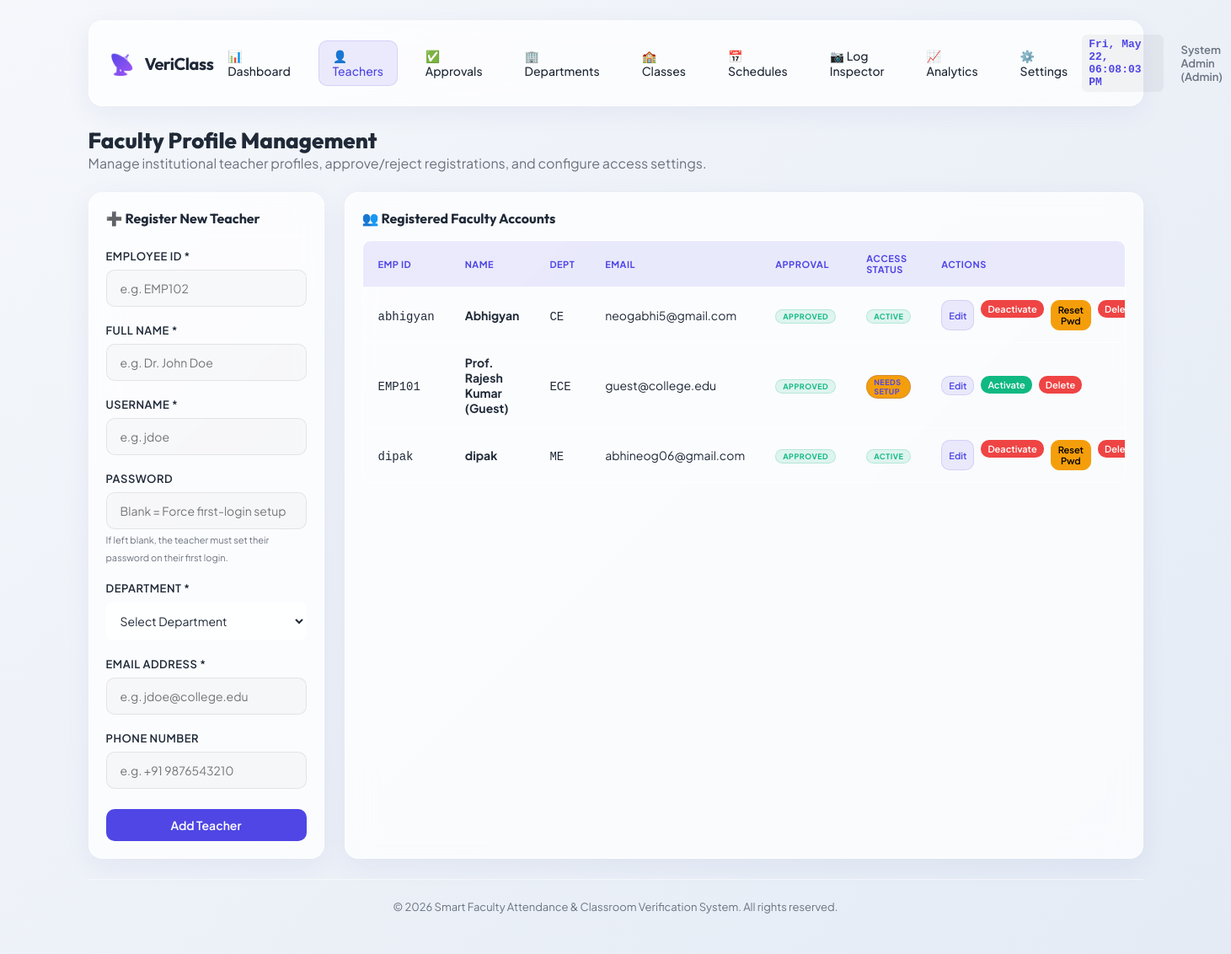
Before: /admin/teachers (signed in) with the older database file.
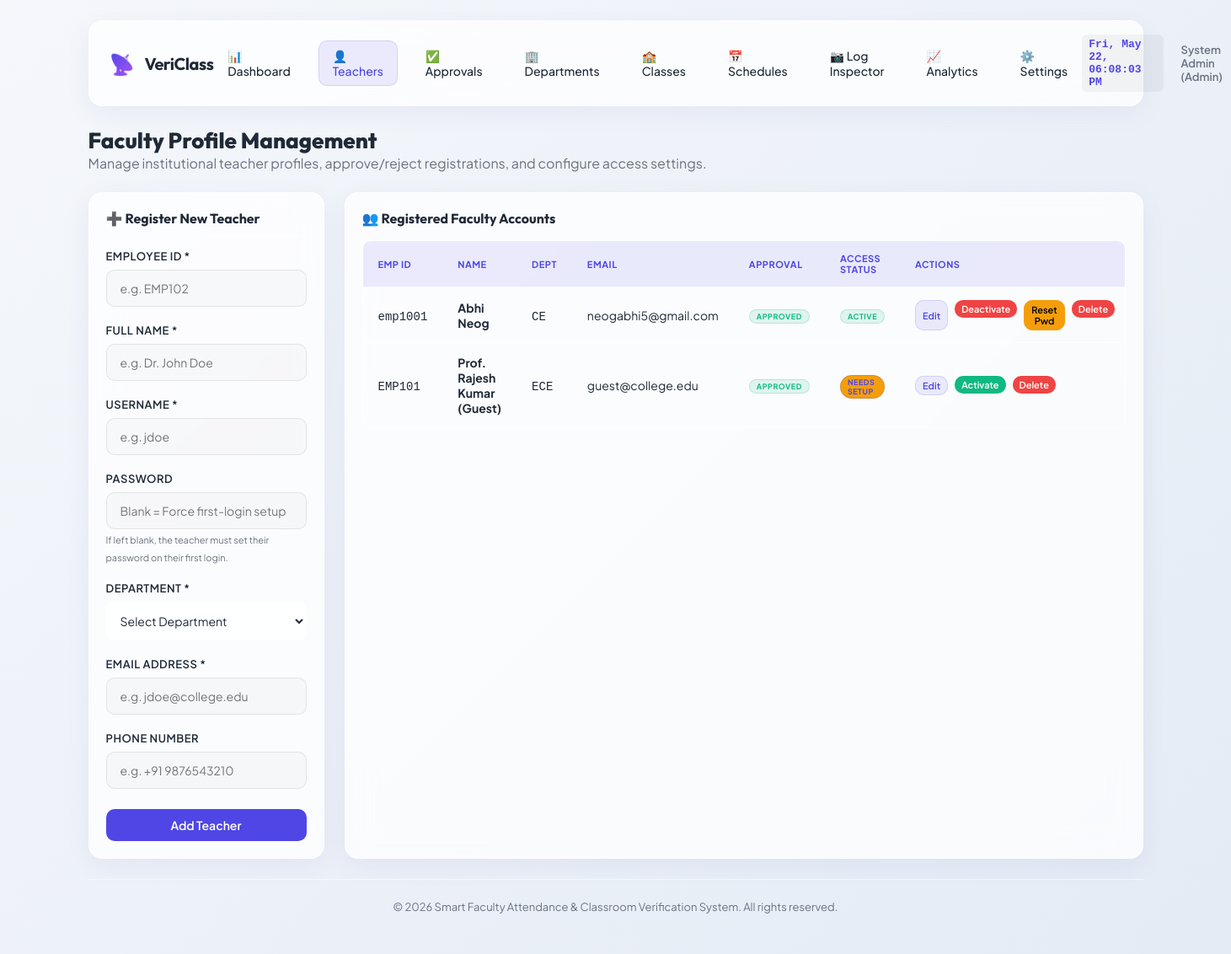
After: the same page with the newer database file.
### models.py (models this page shows, shortened)
class TeacherProfile(db.Model):
    __tablename__ = 'teacher_profiles'
    id = db.Column(db.Integer, primary_key=True)
    user_id = db.Column(db.Integer, db.ForeignKey('users.id', ondelete='CASCADE'), unique=True, nullable=False)
    employee_id = db.Column(db.String(50), unique=True, nullable=False, index=True)
    name = db.Column(db.String(120), nullable=False)
    phone = db.Column(db.String(20), nullable=True)
    department_id = db.Column(db.Integer, db.ForeignKey('departments.id', ondelete='SET NULL'), nullable=True)
    approval_status = db.Column(db.String(20), default='Pending', nullable=False) # 'Pending', 'Approved', 'Rejected'
    approved_by_id = db.Column(db.Integer, db.ForeignKey('users.id'), nullable=True)
    approved_at = db.Column(db.DateTime, nullable=True)
    user = db.relationship('User', foreign_keys=[user_id], back_populates='profile', lazy=True)
    approver = db.relationship('User', foreign_keys=[approved_by_id], lazy=True)
    timetables = db.relationship('Timetable', backref='teacher_profile', cascade="all, delete-orphan", lazy=True)
    attendance_logs = db.relationship('AttendanceLog', backref='teacher_profile', cascade="all, delete-orphan", lazy=True)

class Department(db.Model):
    __tablename__ = 'departments'
    id = db.Column(db.Integer, primary_key=True)
    name = db.Column(db.String(100), unique=True, nullable=False)
    code = db.Column(db.String(20), unique=True, nullable=False) # e.g. 'CSE', 'ECE'
    teachers = db.relationship('TeacherProfile', backref='department', lazy=True)

class User(db.Model):
    __tablename__ = 'users'
    id = db.Column(db.Integer, primary_key=True)
    username = db.Column(db.String(80), unique=True, nullable=False, index=True)
    password_hash = db.Column(db.String(255), nullable=True) # Nullable for first-time password setup
    role_id = db.Column(db.Integer, db.ForeignKey('roles.id'), nullable=False)
    email = db.Column(db.String(120), unique=True, nullable=False, index=True)
    is_active = db.Column(db.Boolean, default=True)
    needs_password_setup = db.Column(db.Boolean, default=False)
    created_at = db.Column(db.DateTime, default=datetime.utcnow)
    profile = db.relationship('TeacherProfile', foreign_keys='TeacherProfile.user_id', back_populates='user', uselist=False, cascade="all, delete-orphan", lazy=True)

### app.py (the view, shortened to what this page needs)
@app.route('/admin/teachers', methods=['GET', 'POST'])
def admin_teachers():
    if not is_logged_in() or session.get('role') != 'admin':
        flash("Access Denied.", "danger")
        return redirect(url_for('login'))
    departments = Department.query.order_by(Department.name).all()
    teacher_role = Role.query.filter_by(name='teacher').first()
    profiles = TeacherProfile.query.order_by(TeacherProfile.name).all()
    edit_profile = None
    edit_id = request.args.get('edit_id')
    if edit_id:
        edit_profile = TeacherProfile.query.get(int(edit_id))
    return render_template('admin_teachers.html',
                           teachers=profiles,
                           departments=departments,
                           edit_teacher=edit_profile)

### app.py (called while the page is built)
def is_logged_in():
    return 'user_id' in session

### templates/admin_teachers.html (shortened to what this page needs)
{% extends "base.html" %}
{% block content %}
<div style="margin-bottom: 24px;">
    <h2 style="font-family: var(--font-title); font-size: 26px; font-weight: 800;">Faculty Profile Management</h2>
    <p style="color: var(--color-text-muted);">Manage institutional teacher profiles, approve/reject registrations, and configure access settings.</p>
</div>
<div class="grid-sidebar">
    <div class="glass-card" style="padding: 20px; align-self: flex-start;">
        <h3 style="font-family: var(--font-title); font-size: 16px; margin-bottom: 16px; border-bottom: 1px solid var(--border-card); padding-bottom: 10px;">
            {% if edit_teacher %}📝 Edit Faculty Profile{% else %}➕ Register New Teacher{% endif %}
        </h3>
        <form action="{{ url_for('admin_teachers') }}" method="POST">
            <div class="form-group">
                <label class="form-label" for="employee_id">Employee ID *</label>
                <input class="form-control" type="text" id="employee_id" name="employee_id" value="{{ edit_teacher.employee_id if edit_teacher else '' }}" placeholder="e.g. EMP102" required {% if edit_teacher %}readonly{% endif %}>
            </div>
            <div class="form-group" style="margin-top: 12px;">
                <label class="form-label" for="name">Full Name *</label>
                <input class="form-control" type="text" id="name" name="name" value="{{ edit_teacher.name if edit_teacher else '' }}" placeholder="e.g. Dr. John Doe" required>
            </div>
            <div class="form-group" style="margin-top: 12px;">
                <label class="form-label" for="username">Username *</label>
                <input class="form-control" type="text" id="username" name="username" value="{{ edit_teacher.username if edit_teacher else '' }}" placeholder="e.g. jdoe" required {% if edit_teacher %}readonly{% endif %}>
            </div>
            <div class="form-group" style="margin-top: 12px;">
                <label class="form-label" for="password">Password</label>
                <input class="form-control" type="password" id="password" name="password" placeholder="{% if edit_teacher %}Leave blank to keep current{% else %}Blank = Force first-login setup{% endif %}">
                {% if not edit_teacher %}
                <small style="color: var(--color-text-muted); font-size: 11px;">If left blank, the teacher must set their password on their first login.</small>
                {% endif %}
            </div>
            <div class="form-group" style="margin-top: 12px;">
                <label class="form-label" for="department_id">Department *</label>
                <select class="form-control" id="department_id" name="department_id" required style="background-color: var(--bg-card); color: var(--color-text); border: 1px solid var(--border-card); padding: 12px; border-radius: 8px;">
                    <option value="" disabled selected>Select Department</option>
                </select>
            </div>
            <div class="form-group" style="margin-top: 12px;">
                <label class="form-label" for="email">Email Address *</label>
                <input class="form-control" type="email" id="email" name="email" value="{{ edit_teacher.user.email if edit_teacher and edit_teacher.user else '' }}" placeholder="e.g. jdoe@college.edu" required>
            </div>
            <div class="form-group" style="margin-top: 12px; margin-bottom: 24px;">
                <label class="form-label" for="phone">Phone Number</label>
                <input class="form-control" type="text" id="phone" name="phone" value="{{ edit_teacher.phone if edit_teacher else '' }}" placeholder="e.g. +91 9876543210">
            </div>
            <div style="display: flex; gap: 10px;">
                <button class="btn btn-primary" type="submit" style="flex: 1;">
                    {% if edit_teacher %}Save Changes{% else %}Add Teacher{% endif %}
                </button>
            </div>
        </form>
    </div>
    <div class="glass-card" style="padding: 20px; overflow: hidden;">
        <h3 style="font-family: var(--font-title); font-size: 16px; margin-bottom: 16px;">👥 Registered Faculty Accounts</h3>
        <div class="table-responsive">
            <table class="custom-table">
                <thead>
                    <tr>
                        <th>Emp ID</th>
                        <th>Name</th>
                        <th>Dept</th>
                        <th>Email</th>
                        <th>Approval</th>
                        <th>Access Status</th>
                        <th>Actions</th>
                    </tr>
                </thead>
                <tbody>
                    {% if teachers %}
                        {% for teacher in teachers %}
                            <tr>
                                <td><code>{{ teacher.employee_id }}</code></td>
                                <td style="font-weight: 700;">{{ teacher.name }}</td>
                                <td><code>{{ teacher.department.code if teacher.department else 'N/A' }}</code></td>
                                <td>{{ teacher.user.email if teacher.user else 'N/A' }}</td>
                                <td>
                                    <span class="badge {% if teacher.approval_status == 'Approved' %}badge-approved{% elif teacher.approval_status == 'Pending' %}badge-pending{% else %}badge-rejected{% endif %}" style="font-size: 9px; padding: 2px 8px;">
                                        {{ teacher.approval_status }}
                                    </span>
                                </td>
                                <td>
                                    {% if teacher.user %}
                                        {% if teacher.user.needs_password_setup %}
                                            <span class="badge badge-pending" style="font-size: 9px; padding: 2px 8px; background-color: var(--color-warning);">Needs Setup</span>
                                        {% elif teacher.user.is_active %}
                                            <span class="badge badge-approved" style="font-size: 9px; padding: 2px 8px;">Active</span>
                                        {% else %}
                                            <span class="badge badge-rejected" style="font-size: 9px; padding: 2px 8px;">Disabled</span>
                                        {% endif %}
                                    {% else %}
                                        <span class="badge badge-rejected" style="font-size: 9px; padding: 2px 8px;">No User</span>
                                    {% endif %}
                                </td>
                                <td>
                                    <div style="display: flex; gap: 8px;">
                                        <a href="?edit_id={{ teacher.id }}" class="btn btn-secondary" style="padding: 4px 8px; font-size: 11px;">Edit</a>
                                        {% if teacher.user %}
                                            <form action="{{ url_for('admin_teachers') }}" method="POST" style="display: inline;" onsubmit="return confirm('Toggle status for this teacher?');">
                                                <button type="submit" class="btn {% if teacher.user.is_active %}btn-danger{% else %}btn-success{% endif %}" style="padding: 4px 8px; font-size: 11px;">
                                                    {{ 'Deactivate' if teacher.user.is_active else 'Activate' }}
                                                </button>
                                            </form>
                                            {% if not teacher.user.needs_password_setup %}
                                                <form action="{{ url_for('admin_teachers') }}" method="POST" style="display: inline;" onsubmit="return confirm('Force credential reset? This deletes their password and forces first-login setup.');">
                                                    <button type="submit" class="btn btn-secondary" style="padding: 4px 8px; font-size: 11px; background-color: var(--color-warning); color: #000; border-color: var(--color-warning);">
                                                        Reset Pwd
                                                    </button>
                                                </form>
                                            {% endif %}
                                        {% endif %}
                                        <form action="{{ url_for('admin_teachers') }}" method="POST" style="display: inline;" onsubmit="return confirm('PERMANENTLY delete this faculty profile and all their history?');">
                                            <button type="submit" class="btn btn-danger" style="padding: 4px 8px; font-size: 11px;">
                                                Delete
                                            </button>
                                        </form>
                                    </div>
                                </td>
                            </tr>
                        {% endfor %}
                    {% else %}
                        <tr>
                            <td colspan="7" style="text-align: center; color: var(--color-text-muted); padding: 30px;">No teachers registered yet. Add one on the left.</td>
                        </tr>
                    {% endif %}
                </tbody>
            </table>
        </div>
    </div>
</div>
{% endblock %}

### templates/base.html (shortened to what this page needs)
<!DOCTYPE html>
<html lang="en" data-theme="dark">
<head>
    <link rel="stylesheet" href="{{ url_for('static', filename='css/style.css') }}">
</head>
<body>
    <div class="app-container">
        <header class="app-header">
            <div class="logo-section">
                <span class="logo-icon">📡</span>
                <span class="logo-text">VeriClass</span>
            </div>
            {% if session.get('user_id') %}
            <nav class="nav-links">
                {% if session.get('role') == 'admin' %}
                    <a href="{{ url_for('admin_dashboard') }}" class="nav-item {% if request.endpoint == 'admin_dashboard' %}active{% endif %}">📊 Dashboard</a>
                    <a href="{{ url_for('admin_teachers') }}" class="nav-item {% if request.endpoint == 'admin_teachers' %}active{% endif %}">👤 Teachers</a>
                    <a href="{{ url_for('admin_approvals') }}" class="nav-item {% if request.endpoint == 'admin_approvals' %}active{% endif %}">✅ Approvals</a>
                    <a href="{{ url_for('admin_departments') }}" class="nav-item {% if request.endpoint == 'admin_departments' %}active{% endif %}">🏢 Departments</a>
                    <a href="{{ url_for('admin_classes') }}" class="nav-item {% if request.endpoint == 'admin_classes' %}active{% endif %}">🏫 Classes</a>
                    <a href="{{ url_for('admin_timetable') }}" class="nav-item {% if request.endpoint == 'admin_timetable' %}active{% endif %}">📅 Schedules</a>
                    <a href="{{ url_for('admin_attendance') }}" class="nav-item {% if request.endpoint == 'admin_attendance' %}active{% endif %}">📷 Log Inspector</a>
                    <a href="{{ url_for('admin_reports') }}" class="nav-item {% if request.endpoint == 'admin_reports' %}active{% endif %}">📈 Analytics</a>
                    <a href="{{ url_for('admin_settings') }}" class="nav-item {% if request.endpoint == 'admin_settings' %}active{% endif %}">⚙️ Settings</a>
                {% else %}
                    <a href="{{ url_for('teacher_dashboard') }}" class="nav-item {% if request.endpoint == 'teacher_dashboard' %}active{% endif %}">🏫 My Schedule</a>
                {% endif %}
            </nav>
            <div class="user-profile">
                <span id="liveClock" style="font-family: monospace; font-size: 13px; font-weight: 700; color: var(--color-primary); background: rgba(0,0,0,0.04); padding: 4px 8px; border-radius: 6px; margin-right: 8px;"></span>
                <span style="font-size: 13px; font-weight: 600; color: var(--color-text-muted);">
                    {{ session.get('name') }} ({{ session.get('role')|capitalize }})
                </span>
            </div>
            {% else %}
            <div class="user-profile">
                <span id="liveClock" style="font-family: monospace; font-size: 13px; font-weight: 700; color: var(--color-primary); background: rgba(0,0,0,0.04); padding: 4px 8px; border-radius: 6px; margin-right: 8px;"></span>
                <button class="theme-toggle" id="themeToggle">🌙</button>
            </div>
            {% endif %}
        </header>
        <main style="flex: 1; display: flex; flex-direction: column;">
            {% block content %}{% endblock %}
        </main>
        <footer class="app-footer">
            <p>&copy; 2026 Smart Faculty Attendance & Classroom Verification System. All rights reserved.</p>
        </footer>
    </div>
</body>
</html>

Changed rows visible on the page:
removed TeacherProfile: employee_id "dipak", name "dipak", department "ME", user "abhineog06@gmail.com", approval_status "APPROVED", shows "ACTIVE"
removed User: is_active "Deactivate"
changed TeacherProfile "CE": employee_id "abhigyan" → "emp1001"; name "Abhigyan" → "Abhi Neog"
